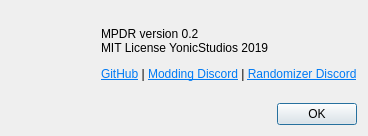
<?xml version="1.0" encoding="UTF-8"?>
<ui version="4.0">
 <class>AboutDialog</class>
 <widget class="QDialog" name="AboutDialog">
  <property name="windowModality">
   <enum>Qt::WindowModal</enum>
  </property>
  <property name="geometry">
   <rect>
    <x>0</x>
    <y>0</y>
    <width>368</width>
    <height>136</height>
   </rect>
  </property>
  <property name="windowTitle">
   <string>About MPDR</string>
  </property>
  <layout class="QVBoxLayout" name="verticalLayout">
   <item>
    <layout class="QHBoxLayout" name="horizontalLayout" stretch="0,0">
     <item>
      <widget class="QLabel" name="icon">
       <property name="sizePolicy">
        <sizepolicy hsizetype="Preferred" vsizetype="MinimumExpanding">
         <horstretch>0</horstretch>
         <verstretch>0</verstretch>
        </sizepolicy>
       </property>
      </widget>
     </item>
     <item>
      <widget class="QLabel" name="label">
       <property name="sizePolicy">
        <sizepolicy hsizetype="Preferred" vsizetype="MinimumExpanding">
         <horstretch>0</horstretch>
         <verstretch>0</verstretch>
        </sizepolicy>
       </property>
       <property name="text">
        <string>&lt;html&gt;&lt;head/&gt;&lt;body&gt;&lt;p&gt;MPDR version 0.2&lt;br/&gt;MIT License YonicStudios 2019&lt;/p&gt;&lt;p&gt;&lt;a href=&quot;https://github.com/YonicDev/mpdr-qt&quot;&gt;&lt;span style=&quot; text-decoration: underline; color:#007af4;&quot;&gt;GitHub&lt;/span&gt;&lt;/a&gt; | &lt;a href=&quot;https://discord.gg/9Wxb37&quot;&gt;&lt;span style=&quot; text-decoration: underline; color:#007af4;&quot;&gt;Modding Discord&lt;/span&gt;&lt;/a&gt; | &lt;a href=&quot;http://discord.gg/WWGcay6&quot;&gt;&lt;span style=&quot; text-decoration: underline; color:#007af4;&quot;&gt;Randomizer Discord&lt;/span&gt;&lt;/a&gt;&lt;/p&gt;&lt;/body&gt;&lt;/html&gt;</string>
       </property>
      </widget>
     </item>
    </layout>
   </item>
   <item>
    <layout class="QHBoxLayout" name="horizontalLayout_2">
     <item>
      <spacer name="horizontalSpacer">
       <property name="orientation">
        <enum>Qt::Horizontal</enum>
       </property>
       <property name="sizeHint" stdset="0">
        <size>
         <width>20</width>
         <height>20</height>
        </size>
       </property>
      </spacer>
     </item>
     <item>
      <widget class="QPushButton" name="pushButton">
       <property name="text">
        <string>OK</string>
       </property>
      </widget>
     </item>
    </layout>
   </item>
  </layout>
 </widget>
 <resources/>
 <connections/>
</ui>
